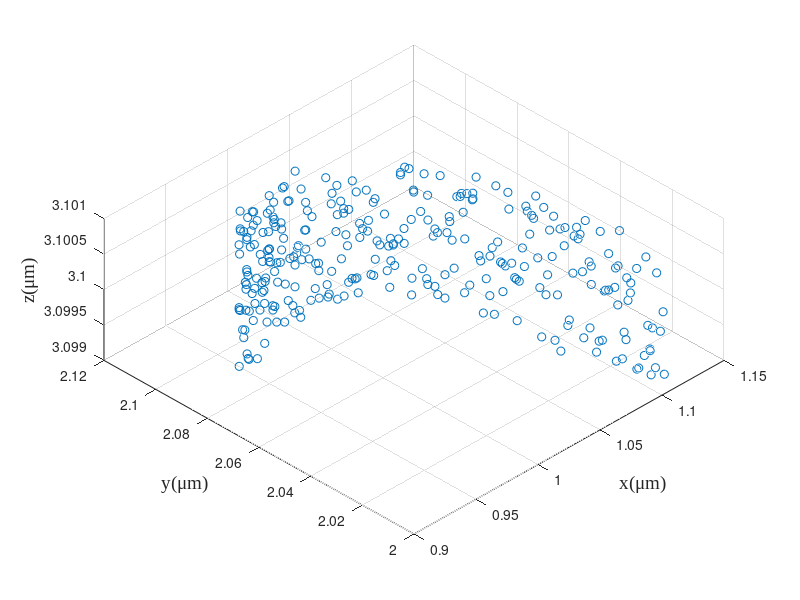

This figure's MATLAB source: (Note: this script raises an error after producing the figure.)
% 给定刀具波纹度拟合曲线和已加工曲面拟合曲线，给定残高，求各个刀位点的切宽
% 方案：先求切宽和残高的定量关系；然后考虑如何移动各个刀位点，微调来获得所要求的残高
close all;
clear; clc;
addpath(genpath('funcs'));

% global variables
% global textFontSize textFontType;
textFontSize = 14;
textFontType = 'Times New Roman';

%% simulation initialization
debug = 3;
switch debug
    case 2 % 2D tool profile simulation
        cx0 = 0; % unit: mu m
        cy0 = 0;
        r0 = 0.1;
        noise = 0.05;
        zNoise = 0.01;
        theta = linspace(0,2*pi/3,200);
        r = r0*(1 - noise + 2*noise*rand(1,length(theta)));
        toolOri(1,:) = r.*cos(theta) + cx0;
        toolOri(2,:) = r.*sin(theta) + cy0;
        toolOri(3,:) = zeros(1,length(theta));
        rmse0 = sqrt(...
                    sum(...
                        ((toolOri(1,:) - cx0).^2 + (toolOri(2,:) - cy0).^2 - r0^2).^2) ...
                /length(theta));
        clear theta r;
    case 3 % 3D tool profile simulation
        cx0 = 1;
        cy0 = 2;
        cz0 = 3;
        r0 = 0.1; % unit:um
        noise = 0.05;
        zNoise = 0.01;
        theta = linspace(0,2*pi/3,300);
        r = r0*(1 - noise + 2*noise*rand(1,length(theta)));
        toolOri(1,:) = cx0 + r.*cos(theta);
        toolOri(2,:) = cy0 + r.*sin(theta);
        toolOri(3,:) = cz0 + r0*(1 - zNoise + 2*zNoise*rand(1,length(theta)));
        rmse0 = sqrt( ...
            sum((toolOri - ndgrid([cx0;cy0;cz0],1:length(theta)).^2),2) ...
            /length(theta));
        clear theta r;
    otherwise
        [fileName,dirName] = uigetfile({ ...
            '*.mat','MAT-files(*.mat)'; ...
            '*.txt','text-files(*.txt)'; ...
            '*.*','all files(*.*)'...
            }, ...
            'Select one tool tip measurement data', ...
            'Tool\', ...
            'MultiSelect','off');
        pathName = fullfile(dirName,fileName);
        dataOri = load(pathName); % load from file, n*2 matrix
        % data pre-processing
        toolOri = dataOri;
end

f1 = figure('Name','original scatters of the tool');
scatter3(toolOri(1,:),toolOri(2,:),toolOri(3,:));
hold on; grid on;
% axis equal;
xlabel('x(\mum)','FontSize',textFontSize,'FontName',textFontType);
ylabel('y(\mum)','FontSize',textFontSize,'FontName',textFontType);
zlabel('z(\mum)','FontSize',textFontSize,'FontName',textFontType);
view(-45,60);
clear theta theta1 theta2;

%% 由(x,y)图获得刃口圆心半径以及波纹度函数
[center,radius,includedAngle,toolFit,rmseLsc] = toolFit3D(toolOri,'Levenberg-Marquardt');
% plot the fitting results
f2 = figure('Name','tool sharpness fitting result');
xLim = 1.1*max(toolFit(1,:));
quiver(-xLim,0,2*xLim,0,'AutoScale','off','Color',[0,0,0],'MaxHeadSize',0.1); % X axis
hold on;
text(0.9*xLim,-.05*radius,'x','FontSize',textFontSize,'FontName',textFontType);
quiver(0,-0.2*radius,0,1.3*radius,'AutoScale','off','Color',[0,0,0],'MaxHeadSize',0.1); % Y axis
text(0.05*xLim,1.2*radius,'y','FontSize',textFontSize,'FontName',textFontType);
plot(toolFit(1,:),toolFit(2,:),'Color',[0,0.45,0.74]); % tool edge scatters
theta = (pi/2 - includedAngle/2):0.01:(pi/2 + includedAngle/2);
xtmp = radius*cos(theta);
ytmp = radius*sin(theta);
plot(xtmp,ytmp,'Color',[0.85,0.33,0.10]); % tool edge circle
scatter(0,0,'MarkerFaceColor',[0.85,0.33,0.10],'MarkerEdgeColor',[0.85,0.33,0.10]); % tool edge center
quiver(0,0,0,0.5*radius,'AutoScale','off','Color',[0.93,0.69,0.13], ...
    'LineWidth',2.5,'MaxHeadSize',0.3); % tool edge normal
line([0,xtmp(1)],[0,ytmp(1)],'LineStyle','--','Color',[0.85,0.33,0.10]);
line([0,xtmp(end)],[0,ytmp(end)],'LineStyle','--','Color',[0.85,0.33,0.10]);
% xlim([-1.1*xLim,1.1*xLim]);
axis equal;
% set(gca,'TickLabelInterpreter','tex');
xlabel('x({\mu}m)','FontSize',textFontSize,'FontName',textFontType);
ylabel('y({\mu}m)','FontSize',textFontSize,'FontName',textFontType);
legend('','','tool edge','tool fitting arc','tool center', ...
    'tool normal vector','Location','northeast');
clear xtmp ytmp theta xLim; % 删除画图的临时变量

%% 车刀轮廓插值
% Cartesian coordinate to cylindrical coordinate
toolTheta = atan2(toolFit(2,:),toolFit(1,:));
toolR = vecnorm(toolFit,2,1);
figure('name','tool curve');
subplot(2,1,1); plot(toolTheta*180/pi,toolR); title('tool curve','FontSize',textFontSize,'FontName',textFontType);
subplot(2,1,2); plot(toolTheta*180/pi,toolR - radius); title('tool waviness','FontSize',textFontSize,'FontName',textFontType);
xlabel('central angle\theta(°)','FontSize',textFontSize,'FontName',textFontType);

% two methods to interpolate
k = 3; % order of the B-spline
u = 0:0.0002:1;
nPts = length(u);

[toolPt,toolCpts] = bsplinePts_spapi(toolFit,k,u,'interpMethod','uniform');

% [toolCpts,U] = bSplineCpts(toolFit',k,'chord');
% toolDim = size(toolCpts,2);
% toolPt2 = zeros(nPts,toolDim);
% for i = 1:nPts
%     toolPt2(i,:) = bSplinePt(toolCpts,k,u(i),U);
% end
% toolPt2 = toolPt2';
% 
% % plot the difference between the two
% figure('Name','Comparison between the self function and the Mathworks ons');
% tiledlayout(2,1,"TileSpacing","tight","Padding","tight");
% nexttile;
% plot(u',toolPt2(1,:) - toolPt(1,:)); hold on;
% 
% nexttile;
% plot(u',toolPt2(2,:) - toolPt(2,:)); hold on;
% xlabel('u');

% plot the interpolation results
figure('Name','Tool Interpolation Results');
plot(toolFit(1,:),toolFit(2,:),'--.', ...
    'MarkerSize',8,'Color',[0,0.447,0.741]); hold on;
plot(toolCpts(1,:),toolCpts(2,:),'x','Color',[0.32,0.55,0.19],'MarkerSize',5);
plot(toolPt(1,:),toolPt(2,:),'Color',[0.635,0.078,0.184]);
axis equal
legend('Measured Pts','Control Pts','Fitting Pts','Location','best');

% plot the interpolation error
% figure('Name','Tool interpolation Error');

%% save the tool interpolation results
center = [center(1);0;center(2)];
toolPt = [toolPt(1,:);zeros(1,nPts);toolPt(2,:)]; % get
toolEdgeNorm = [0;0;1];
toolDirect = [0;1;0];
[toolFileName,toolDirName,toolFileType] = uiputfile({ ...
        '*.mat','MAT-file(*.mat)'; ...
        '*.txt','text-file(.txt)';...
        '*.*','all file(*.*)';...
        }, ...
        'Select the directory and filename to save the tool model', ...
        ['output_data/tool/toolTheo',datestr(now,'yyyymmddTHHMMSS'),'.mat']);
toolFile = fullfile(toolDirName,toolFileName);
switch toolFileType
    case 0
        msgfig = msgbox("No tool model saved","Warning","warn","modal");
        uiwait(msgfig);
    case 1
        Comments = cell2mat(inputdlg('Enter Comment of the tool model:', ...
            'Input Saving Comments',[5 60],string(datestr(now))));
        save(toolFile,"center","radius","Comments","includedAngle", ...
            "toolPt","toolEdgeNorm","toolDirect","toolCpts","toolFit");
    otherwise
        msgfig = msgbox("File type error","Error","error","modal");
        uiwait(msgfig);
end

%%
% rmpath(genpath('funcs'));